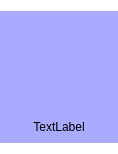
<?xml version="1.0" encoding="UTF-8"?>
<ui version="4.0">
 <class>ClassButton</class>
 <widget class="QWidget" name="ClassButton">
  <property name="geometry">
   <rect>
    <x>0</x>
    <y>0</y>
    <width>100</width>
    <height>149</height>
   </rect>
  </property>
  <property name="minimumSize">
   <size>
    <width>0</width>
    <height>0</height>
   </size>
  </property>
  <property name="maximumSize">
   <size>
    <width>16777215</width>
    <height>16777215</height>
   </size>
  </property>
  <property name="windowTitle">
   <string>Form</string>
  </property>
  <property name="styleSheet">
   <string notr="true">background-color: rgb(255, 255, 255);</string>
  </property>
  <layout class="QVBoxLayout" name="verticalLayout">
   <property name="spacing">
    <number>0</number>
   </property>
   <property name="leftMargin">
    <number>0</number>
   </property>
   <property name="rightMargin">
    <number>0</number>
   </property>
   <item>
    <widget class="QWidget" name="widget" native="true">
     <property name="styleSheet">
      <string notr="true">QWidget#widget{background-color: rgb(170, 170, 255);}</string>
     </property>
     <layout class="QHBoxLayout" name="horizontalLayout">
      <property name="spacing">
       <number>0</number>
      </property>
      <property name="leftMargin">
       <number>0</number>
      </property>
      <property name="topMargin">
       <number>0</number>
      </property>
      <property name="rightMargin">
       <number>0</number>
      </property>
      <property name="bottomMargin">
       <number>0</number>
      </property>
      <item>
       <widget class="QPushButton" name="pushButton">
        <property name="minimumSize">
         <size>
          <width>100</width>
          <height>100</height>
         </size>
        </property>
        <property name="maximumSize">
         <size>
          <width>100</width>
          <height>100</height>
         </size>
        </property>
        <property name="styleSheet">
         <string notr="true"/>
        </property>
        <property name="text">
         <string/>
        </property>
        <property name="flat">
         <bool>true</bool>
        </property>
       </widget>
      </item>
     </layout>
    </widget>
   </item>
   <item>
    <widget class="QWidget" name="widget_2" native="true">
     <property name="styleSheet">
      <string notr="true">background-color: rgb(170, 170, 255);</string>
     </property>
     <layout class="QHBoxLayout" name="horizontalLayout_2">
      <item>
       <widget class="QLabel" name="label">
        <property name="minimumSize">
         <size>
          <width>100</width>
          <height>0</height>
         </size>
        </property>
        <property name="maximumSize">
         <size>
          <width>100</width>
          <height>16777215</height>
         </size>
        </property>
        <property name="text">
         <string>TextLabel</string>
        </property>
        <property name="alignment">
         <set>Qt::AlignCenter</set>
        </property>
       </widget>
      </item>
     </layout>
    </widget>
   </item>
  </layout>
 </widget>
 <resources/>
 <connections/>
</ui>
